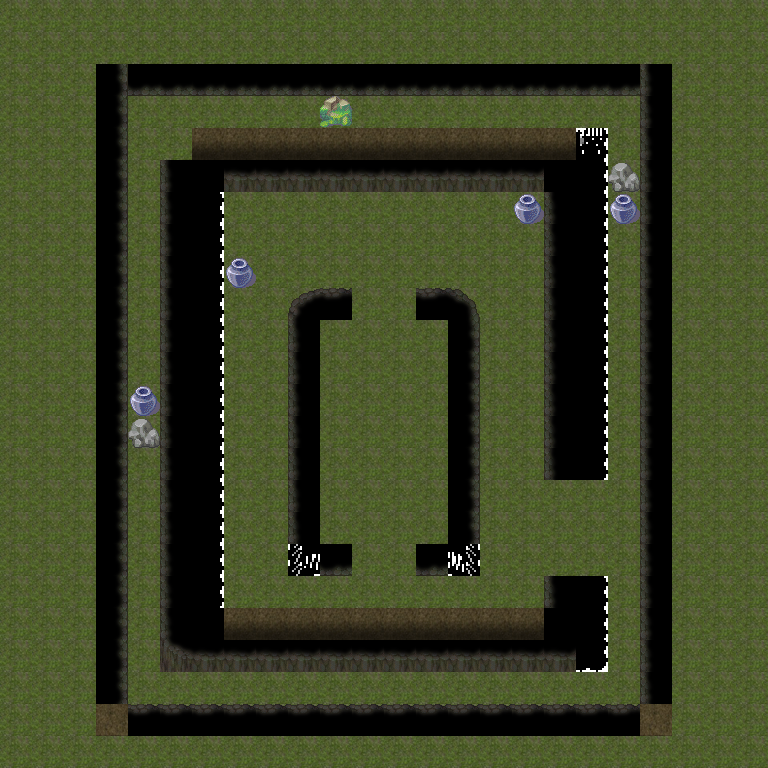

A 2D game scene composited from a Tiled map and its tileset images. What follows is a short description and the map's XML, with every tile layer's data as written:
An orthogonal 24x24 tile map with 32x32 px tiles, 2 tile layers (bg, walk).

<map version="1.2" tiledversion="1.2.0" orientation="orthogonal" renderorder="right-down" width="24" height="24" tilewidth="32" tileheight="32" infinite="0" nextlayerid="6" nextobjectid="1">
    <properties>
        <property name="name" value="灯洞3" />
    </properties>
    <tileset firstgid="1" source="tile8.tsx" />
    <layer id="0" name="bg" width="24" height="24">
        <data encoding="csv">
            11, 11, 11, 11, 11, 11, 11, 11, 11, 11, 11, 11, 11, 11, 11, 11, 11, 11, 11, 11, 11, 11, 11, 11, 
11, 11, 11, 11, 11, 11, 11, 11, 11, 11, 11, 11, 11, 11, 11, 11, 11, 11, 11, 11, 11, 11, 11, 11, 
11, 11, 11, 10, 7, 7, 7, 7, 7, 7, 7, 7, 7, 7, 7, 7, 7, 7, 7, 7, 6, 11, 11, 11, 
11, 11, 11, 10, 65, 65, 65, 65, 65, 65, 71, 65, 65, 65, 65, 65, 65, 65, 65, 65, 6, 11, 11, 11, 
11, 11, 11, 10, 65, 17, 17, 17, 17, 17, 17, 17, 17, 17, 17, 17, 17, 17, 16, 65, 6, 11, 11, 11, 
11, 11, 11, 10, 65, 19, 67, 25, 25, 25, 25, 25, 25, 25, 25, 25, 25, 67, 20, 27, 6, 11, 11, 11, 
11, 11, 11, 10, 65, 19, 20, 38, 65, 65, 65, 65, 65, 65, 65, 65, 72, 19, 20, 72, 6, 11, 11, 11, 
11, 11, 11, 10, 65, 19, 20, 65, 65, 65, 65, 65, 65, 65, 65, 65, 65, 19, 20, 65, 6, 11, 11, 11, 
11, 11, 11, 10, 65, 19, 20, 72, 65, 65, 65, 65, 65, 65, 65, 65, 65, 19, 20, 65, 6, 11, 11, 11, 
11, 11, 11, 10, 65, 19, 20, 65, 65, 3, 9, 13, 14, 9, 8, 65, 65, 19, 20, 65, 6, 11, 11, 11, 
11, 11, 11, 10, 65, 19, 20, 65, 65, 6, 11, 11, 11, 11, 10, 65, 65, 19, 20, 65, 6, 11, 11, 11, 
11, 11, 11, 10, 65, 19, 20, 65, 65, 6, 11, 11, 11, 11, 10, 65, 65, 19, 20, 65, 6, 11, 11, 11, 
11, 11, 11, 10, 72, 19, 20, 65, 65, 6, 11, 11, 11, 11, 10, 65, 65, 19, 20, 65, 6, 11, 11, 11, 
11, 11, 11, 10, 27, 19, 20, 65, 65, 6, 11, 11, 11, 11, 10, 65, 65, 19, 20, 65, 6, 11, 11, 11, 
11, 11, 11, 10, 65, 19, 20, 65, 65, 6, 11, 11, 11, 11, 10, 65, 65, 19, 20, 65, 6, 11, 11, 11, 
11, 11, 11, 10, 65, 19, 20, 65, 65, 6, 11, 11, 11, 11, 10, 65, 65, 23, 23, 65, 6, 11, 11, 11, 
11, 11, 11, 10, 65, 19, 20, 65, 65, 6, 11, 11, 11, 11, 10, 65, 65, 22, 22, 65, 6, 11, 11, 11, 
11, 11, 11, 10, 65, 19, 20, 65, 65, 4, 7, 13, 14, 7, 5, 65, 65, 21, 21, 65, 6, 11, 11, 11, 
11, 11, 11, 10, 65, 19, 20, 65, 65, 65, 65, 65, 65, 65, 65, 65, 65, 19, 20, 65, 6, 11, 11, 11, 
11, 11, 11, 10, 65, 19, 67, 17, 17, 17, 17, 17, 17, 17, 17, 17, 17, 67, 20, 65, 6, 11, 11, 11, 
11, 11, 11, 10, 65, 24, 25, 25, 25, 25, 25, 25, 25, 25, 25, 25, 25, 25, 26, 65, 6, 11, 11, 11, 
11, 11, 11, 10, 65, 65, 65, 65, 65, 65, 65, 65, 65, 65, 65, 65, 65, 65, 65, 65, 6, 11, 11, 11, 
11, 11, 11, 11, 9, 9, 9, 9, 9, 9, 9, 9, 9, 9, 9, 9, 9, 9, 9, 9, 11, 11, 11, 11, 
11, 11, 11, 11, 11, 11, 11, 11, 11, 11, 11, 11, 11, 11, 11, 11, 11, 11, 11, 11, 11, 11, 11, 11
        </data>
    </layer>
    <layer id="1" name="walk" width="24" height="24">
        <data encoding="csv">
            2, 2, 2, 2, 2, 2, 2, 2, 2, 2, 2, 2, 2, 2, 2, 2, 2, 2, 2, 2, 2, 2, 2, 2, 
2, 2, 2, 2, 2, 2, 2, 2, 2, 2, 2, 2, 2, 2, 2, 2, 2, 2, 2, 2, 2, 2, 2, 2, 
2, 2, 2, 0, 0, 0, 0, 0, 0, 0, 0, 0, 0, 0, 0, 0, 0, 0, 0, 0, 0, 2, 2, 2, 
2, 2, 2, 0, 2, 2, 2, 2, 2, 2, 0, 2, 2, 2, 2, 2, 2, 2, 2, 2, 0, 2, 2, 2, 
2, 2, 2, 0, 2, 2, 0, 0, 0, 0, 0, 0, 0, 0, 0, 0, 0, 0, 0, 2, 0, 2, 2, 2, 
2, 2, 2, 0, 2, 0, 0, 0, 0, 0, 0, 0, 0, 0, 0, 0, 0, 0, 0, 0, 0, 2, 2, 2, 
2, 2, 2, 0, 2, 0, 0, 2, 2, 2, 2, 2, 2, 2, 2, 2, 0, 0, 0, 0, 0, 2, 2, 2, 
2, 2, 2, 0, 2, 0, 0, 2, 2, 2, 2, 2, 2, 2, 2, 2, 2, 0, 0, 2, 0, 2, 2, 2, 
2, 2, 2, 0, 2, 0, 0, 0, 2, 2, 2, 2, 2, 2, 2, 2, 2, 0, 0, 2, 0, 2, 2, 2, 
2, 2, 2, 0, 2, 0, 0, 2, 2, 0, 0, 2, 2, 0, 0, 2, 2, 0, 0, 2, 0, 2, 2, 2, 
2, 2, 2, 0, 2, 0, 0, 2, 2, 0, 2, 2, 2, 2, 0, 2, 2, 0, 0, 2, 0, 2, 2, 2, 
2, 2, 2, 0, 2, 0, 0, 2, 2, 0, 2, 2, 2, 2, 0, 2, 2, 0, 0, 2, 0, 2, 2, 2, 
2, 2, 2, 0, 0, 0, 0, 2, 2, 0, 2, 2, 2, 2, 0, 2, 2, 0, 0, 2, 0, 2, 2, 2, 
2, 2, 2, 0, 0, 0, 0, 2, 2, 0, 2, 2, 2, 2, 0, 2, 2, 0, 0, 2, 0, 2, 2, 2, 
2, 2, 2, 0, 2, 0, 0, 2, 2, 0, 2, 2, 2, 2, 0, 2, 2, 0, 0, 2, 0, 2, 2, 2, 
2, 2, 2, 0, 2, 0, 0, 2, 2, 0, 2, 2, 2, 2, 0, 2, 2, 2, 2, 2, 0, 2, 2, 2, 
2, 2, 2, 0, 2, 0, 0, 2, 2, 0, 2, 2, 2, 2, 0, 2, 2, 2, 2, 2, 0, 2, 2, 2, 
2, 2, 2, 0, 2, 0, 0, 2, 2, 0, 0, 2, 2, 0, 0, 2, 2, 2, 2, 2, 0, 2, 2, 2, 
2, 2, 2, 0, 2, 0, 0, 2, 2, 2, 2, 2, 2, 2, 2, 2, 2, 0, 0, 2, 0, 2, 2, 2, 
2, 2, 2, 0, 2, 0, 0, 0, 0, 0, 0, 0, 0, 0, 0, 0, 0, 0, 0, 2, 0, 2, 2, 2, 
2, 2, 2, 0, 2, 0, 0, 0, 0, 0, 0, 0, 0, 0, 0, 0, 0, 0, 0, 2, 0, 2, 2, 2, 
2, 2, 2, 0, 2, 2, 2, 2, 2, 2, 2, 2, 2, 2, 2, 2, 2, 2, 2, 2, 0, 2, 2, 2, 
2, 2, 2, 0, 0, 0, 0, 0, 0, 0, 0, 0, 0, 0, 0, 0, 0, 0, 0, 0, 0, 2, 2, 2, 
2, 2, 2, 2, 2, 2, 2, 2, 2, 2, 2, 2, 2, 2, 2, 2, 2, 2, 2, 2, 2, 2, 2, 2
        </data>
    </layer>
</map>